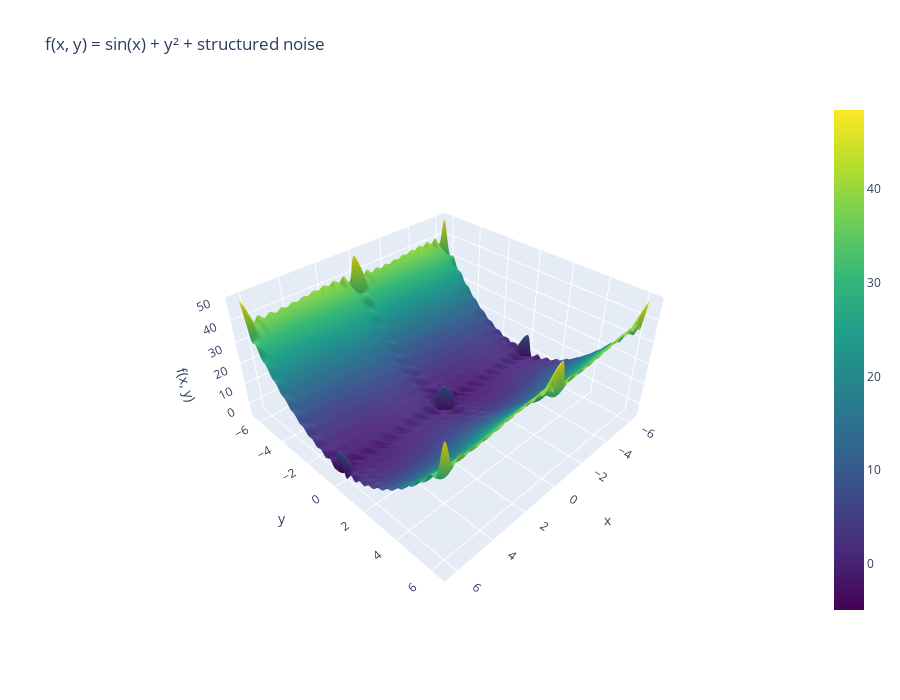

Notebook code cell kept with this figure:
### Code cell
import numpy as np
import plotly.graph_objects as go

# Grid
L = 2 * np.pi
N = 200
x = np.linspace(-1*L, L, N)
y = np.linspace(-1*L, L, N)
X, Y = np.meshgrid(x, y)

# Base function
Z = np.sin(X) + Y**2

# Add noise component
K = 10  
for k1 in range(1, K+1):
    for k2 in range(1, K+1):
        Z += 0.09*np.cos(k1 * X + k2 * Y)

# Interactive 3D surface plot
fig = go.Figure(data=[go.Surface(z=Z, x=X, y=Y, colorscale='Viridis')])
fig.update_layout(
    title='f(x, y) = sin(x) + y² + structured noise',
    scene=dict(
        xaxis_title='x',
        yaxis_title='y',
        zaxis_title='f(x, y)',
        aspectratio=dict(x=1, y=1, z=0.5)
    ),
    width=900,
    height=700
)
fig.show()

### Figure 1 — Plotly figure (JSON) as saved in the notebook; plotly's stock layout.template omitted (floating-point values rounded to 4 significant figures; data arrays with more than 128 entries replaced by an {"elided": "..."} marker saying what was removed)
{"data": [{"colorscale": [[0, "#440154"], [0.1111, "#482878"], [0.2222, "#3e4989"], [0.3333, "#31688e"], [0.4444, "#26828e"], [0.5556, "#1f9e89"], [0.6667, "#35b779"], [0.7778, "#6ece58"], [0.8889, "#b5de2b"], [1, "#fde725"]], "type": "surface", "x": {"elided": "200x200 float values"}, "y": {"elided": "200x200 float values"}, "z": {"elided": "200x200 float values"}}], "layout": {"height": 700, "scene": {"aspectratio": {"x": 1, "y": 1, "z": 0.5}, "xaxis": {"title": {"text": "x"}}, "yaxis": {"title": {"text": "y"}}, "zaxis": {"title": {"text": "f(x, y)"}}}, "title": {"text": "f(x, y) = sin(x) + y² + structured noise"}, "width": 900}}
